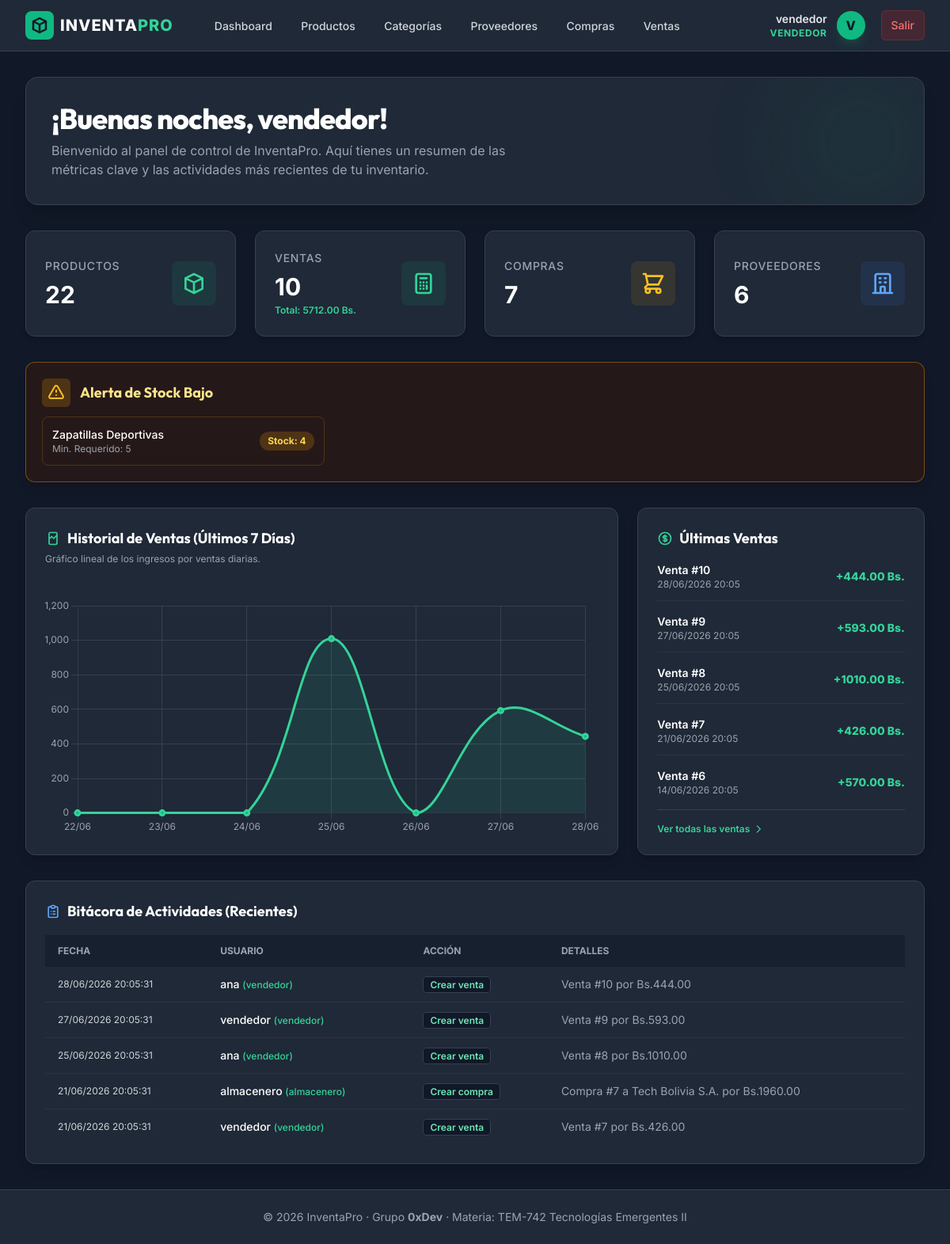
Page / (signed in) on the earlier database version.
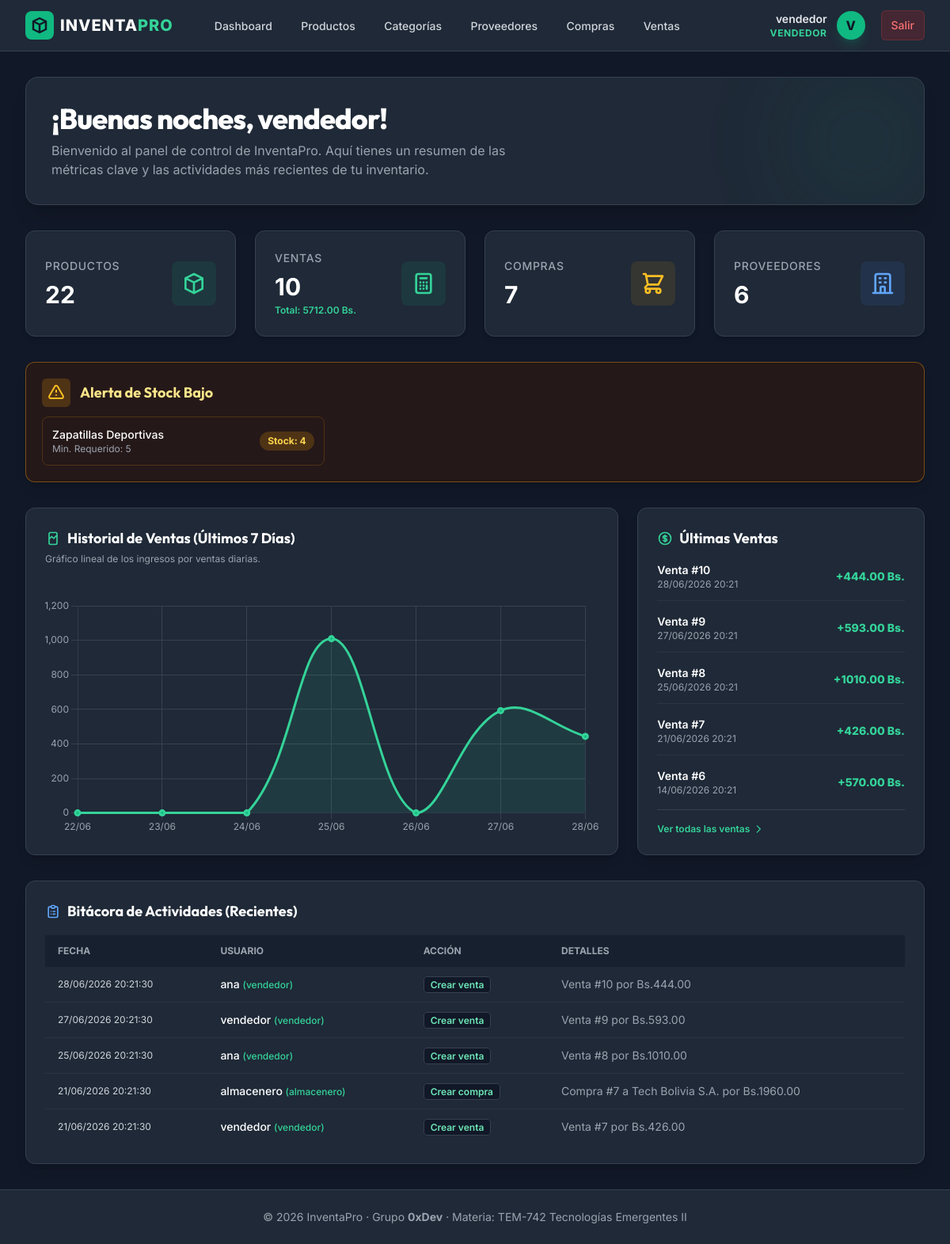
Same page on the later database version.
### apps/Ventas/models.py (models this page shows, shortened)
class Venta(db.Model):
    __tablename__ = "ventas"
    id = db.Column(db.Integer, primary_key=True)
    fecha = db.Column(db.DateTime, default=datetime.utcnow, nullable=False)
    total = db.Column(db.Float, default=0.0)
    user_id = db.Column(db.Integer, db.ForeignKey("users.id"), nullable=False)
    usuario = db.relationship("User")
    items = db.relationship(
        "VentaItem", back_populates="venta", cascade="all, delete-orphan"
    )

### apps/models.py (models this page shows, shortened)
class Bitacora(db.Model):
    __tablename__ = "bitacora"
    id = db.Column(db.Integer, primary_key=True)
    fecha = db.Column(db.DateTime, default=datetime.utcnow, nullable=False)
    usuario_id = db.Column(db.Integer, db.ForeignKey("users.id"), nullable=True)
    accion = db.Column(db.String(100), nullable=False)
    detalles = db.Column(db.String(255), nullable=True)
    usuario = db.relationship("User", backref=db.backref("bitacoras", lazy=True))

class User(db.Model, UserMixin):
    __tablename__ = "users"
    id = db.Column(db.Integer, primary_key=True)
    username = db.Column(db.String(100), unique=True, nullable=False)
    email = db.Column(db.String(150), unique=True, nullable=False)
    password = db.Column(db.String(255), nullable=False)
    role = db.Column(db.String(20), default="vendedor")  # admin | almacenero | vendedor
    is_active_user = db.Column(db.Boolean, default=True)

### apps/core/routes.py (the view)
@bp_core.route("/")
@login_required
def index():
    productos_count = Producto.query.count()
    ventas_count = Venta.query.count()
    compras_count = Compra.query.count()
    proveedores_count = Proveedor.query.count()
    productos_bajos = Producto.query.filter(
        Producto.stock <= Producto.stock_minimo
    ).all()
    ultimas_ventas = Venta.query.order_by(Venta.fecha.desc()).limit(5).all()
    recientes_bitacora = (
        Bitacora.query.order_by(Bitacora.fecha.desc()).limit(5).all()
    )
    total_ventas = db.session.query(func.sum(Venta.total)).scalar() or 0
    hoy = datetime.utcnow().date()
    labels = []
    data_ventas = []
    for i in range(6, -1, -1):
        dia = hoy - timedelta(days=i)
        labels.append(dia.strftime("%d/%m"))
        total_dia = (
            db.session.query(func.sum(Venta.total))
            .filter(func.date(Venta.fecha) == dia)
            .scalar()
            or 0
        )
        data_ventas.append(float(total_dia))
    return render_template(
        "core/index.html",
        productos_count=productos_count,
        ventas_count=ventas_count,
        compras_count=compras_count,
        proveedores_count=proveedores_count,
        productos_bajos=productos_bajos,
        ultimas_ventas=ultimas_ventas,
        recientes_bitacora=recientes_bitacora,
        total_ventas=total_ventas,
        chart_labels=labels,
        chart_data=data_ventas,
    )

### apps/core/templates/core/index.html (shortened to what the changed rows need)
{% extends "base.html" %}
{% block content %}
<div class="space-y-8">
    <div class="bg-gray-800 rounded-2xl border border-gray-700 p-6 sm:p-8 relative overflow-hidden shadow-xl">
        <div class="relative z-10">
            <h1 class="text-3xl sm:text-4xl font-extrabold text-white tracking-tight" id="saludo-text">
            </h1>
        </div>
    </div>
    <div class="grid grid-cols-1 lg:grid-cols-3 gap-6">
        <div class="bg-gray-800 rounded-xl border border-gray-700 p-6 shadow-lg flex flex-col justify-between">
            <div>
                <div class="space-y-4">
                    {% for venta in ultimas_ventas %}
                    <div class="flex items-center justify-between border-b border-gray-700/50 pb-3 last:border-0 last:pb-0">
                        <div>
                            <p class="text-sm font-semibold text-white">Venta #{{ venta.id }}</p>
                            <p class="text-xs text-gray-400">{{ venta.fecha.strftime('%d/%m/%Y %H:%M') }}</p>
                        </div>
                        <span class="text-sm font-extrabold text-emerald-400">
                            +{{ "%.2f"|format(venta.total) }} Bs.
                        </span>
                    </div>
                    {% else %}
                    <p class="text-sm text-gray-500 text-center py-6">No hay ventas registradas aún.</p>
                    {% endfor %}
                </div>
            </div>
        </div>
    </div>
    <div class="bg-gray-800 rounded-xl border border-gray-700 p-6 shadow-lg">
        <div class="overflow-x-auto">
            <table class="w-full text-sm text-left text-gray-300">
                <thead class="bg-gray-900/50 text-gray-400 uppercase text-xs">
                    <tr>
                        <th class="px-4 py-3">Fecha</th>
                        <th class="px-4 py-3">Usuario</th>
                        <th class="px-4 py-3">Acción</th>
                        <th class="px-4 py-3">Detalles</th>
                    </tr>
                </thead>
                <tbody class="divide-y divide-gray-700/50">
                    {% for log in recientes_bitacora %}
                    <tr class="hover:bg-gray-750/30 transition">
                        <td class="px-4 py-3 text-xs whitespace-nowrap text-gray-450">{{ log.fecha.strftime('%d/%m/%Y %H:%M:%S') }}</td>
                        <td class="px-4 py-3 whitespace-nowrap font-medium text-white">
                            {% if log.usuario %}
                                {{ log.usuario.username }} <span class="text-xs text-brand-400">({{ log.usuario.role }})</span>
                            {% else %}
                                <span class="text-gray-500">Sistema</span>
                            {% endif %}
                        </td>
                        <td class="px-4 py-3 whitespace-nowrap">
                            <span class="px-2 py-0.5 text-xs font-semibold rounded bg-gray-900 border border-gray-700 text-brand-300">{{ log.accion }}</span>
                        </td>
                        <td class="px-4 py-3 text-gray-400">{{ log.detalles or '' }}</td>
                    </tr>
                    {% else %}
                    <tr>
                        <td colspan="4" class="px-4 py-6 text-center text-gray-500">No hay registros en la bitácora.</td>
                    </tr>
                    {% endfor %}
                </tbody>
            </table>
        </div>
    </div>
</div>
<script>
    // Saludo Dinámico según la hora del día
    document.addEventListener("DOMContentLoaded", function() {
        const hora = new Date().getHours();
        let saludo = "¡Hola, {{ current_user.username }}!";
        if (hora >= 6 && hora < 12) {
            saludo = "¡Buenos días, {{ current_user.username }}!";
        } else if (hora >= 12 && hora < 19) {
            saludo = "¡Buenas tardes, {{ current_user.username }}!";
        } else {
            saludo = "¡Buenas noches, {{ current_user.username }}!";
        }
        document.getElementById("saludo-text").innerText = saludo;
        // Render Chart.js
        const ctx = document.getElementById('ventasChart').getContext('2d');
        new Chart(ctx, {
            type: 'line',
            data: {
                labels: {{ chart_labels | tojson }},
                datasets: [{
                    label: 'Ventas (Bs.)',
                    data: {{ chart_data | tojson }},
                    borderColor: '#34d399',
                    backgroundColor: 'rgba(52, 211, 153, 0.1)',
                    borderWidth: 3,
                    tension: 0.4,
                    fill: true,
                    pointBackgroundColor: '#10b981',
                    pointBorderColor: '#34d399',
                    pointHoverRadius: 6,
                }]
            },
            options: {
                responsive: true,
                maintainAspectRatio: false,
                plugins: {
                    legend: {
                        display: false
                    }
                },
                scales: {
                    x: {
                        ticks: { color: '#9ca3af', font: { family: 'Inter' } },
                        grid: { color: '#374151', drawOnChartArea: true }
                    },
                    y: {
                        ticks: { color: '#9ca3af', font: { family: 'Inter' } },
                        grid: { color: '#374151', drawOnChartArea: true }
                    }
                }
            }
        });
    });
</script>
{% endblock %}

Differences in the rows shown:
changed Venta id 10: fecha "28/06/2026 20:05" → "28/06/2026 20:21"
changed Venta id 9: fecha "27/06/2026 20:05" → "27/06/2026 20:21"
changed Venta id 8: fecha "25/06/2026 20:05" → "25/06/2026 20:21"
changed Venta id 7: fecha "21/06/2026 20:05" → "21/06/2026 20:21"
changed Venta id 6: fecha "14/06/2026 20:05" → "14/06/2026 20:21"
changed Bitacora "Venta #10 por Bs.444.00": fecha "28/06/2026 20:05:31" → "28/06/2026 20:21:30"
changed Bitacora "Venta #9 por Bs.593.00": fecha "27/06/2026 20:05:31" → "27/06/2026 20:21:30"
changed Bitacora "Venta #8 por Bs.1010.00": fecha "25/06/2026 20:05:31" → "25/06/2026 20:21:30"
changed Bitacora "Compra #7 a Tech Bolivia S.A. por Bs.1960.00": fecha "21/06/2026 20:05:31" → "21/06/2026 20:21:30"
changed Bitacora "Venta #7 por Bs.426.00": fecha "21/06/2026 20:05:31" → "21/06/2026 20:21:30"
